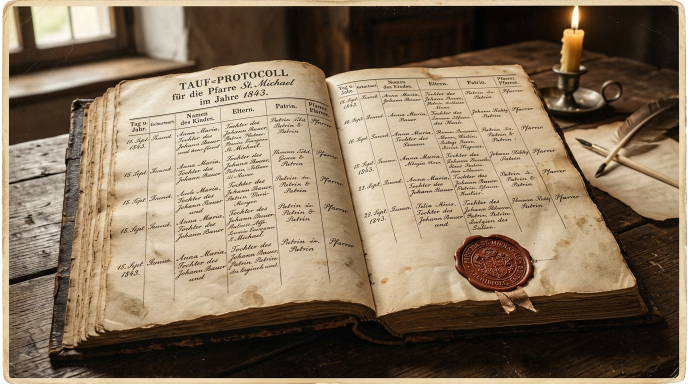
#> input picture assets/clean_replacements/scene_001_beat_03.jpg, 1376 x 768 px (shown at 1/2 size)
$ python -i styler.py   (imports and definitions only)
#> lines starting #> are read from the running program, lines starting #| are printed output that depends on the picture
#> further down, picture is the input picture: PIL image 1376x768 RGB; mean R, G, B 136, 117.9, 95.6
### src/config.py
import os
import shutil
from pathlib import Path
from dotenv import load_dotenv

# Load .env if present
ROOT_DIR = Path(__file__).resolve().parent.parent
load_dotenv(ROOT_DIR / ".env")

GEMINI_API_KEY = os.getenv("GEMINI_API_KEY", "")
EUROPEANA_API_KEY = os.getenv("EUROPEANA_API_KEY", "")
PEXELS_API_KEY = os.getenv("PEXELS_API_KEY", "")
PIXABAY_API_KEY = os.getenv("PIXABAY_API_KEY", "")

# Directory paths
TEMP_DIR = ROOT_DIR / "temp"
OUTPUT_DIR = ROOT_DIR / "output"
ASSETS_DIR = ROOT_DIR / "assets"
MUSIC_DIR = ASSETS_DIR / "music"

TEMP_DIR.mkdir(parents=True, exist_ok=True)
OUTPUT_DIR.mkdir(parents=True, exist_ok=True)
MUSIC_DIR.mkdir(parents=True, exist_ok=True)

# Detect FFmpeg binary
def get_ffmpeg_path():
    # 1. Environment variable
    if os.getenv("FFMPEG_PATH"):
        return os.getenv("FFMPEG_PATH")
    # 2. PATH
    path_which = shutil.which("ffmpeg")
    if path_which:
        return path_which
    # 3. Known Windows path fallback
    win_custom = Path("C:/Users/matuc/AppData/Local/Programs/FFmpeg/ffmpeg-9.0.2-essentials_build/bin/ffmpeg.exe")
    if win_custom.exists():
        return str(win_custom)
    return "ffmpeg"

def get_ffprobe_path():
    if os.getenv("FFPROBE_PATH"):
        return os.getenv("FFPROBE_PATH")
    path_which = shutil.which("ffprobe")
    if path_which:
        return path_which
    win_custom = Path("C:/Users/matuc/AppData/Local/Programs/FFmpeg/ffmpeg-9.0.2-essentials_build/bin/ffprobe.exe")
    if win_custom.exists():
        return str(win_custom)
    return "ffprobe"

FFMPEG_BIN = get_ffmpeg_path()
FFPROBE_BIN = get_ffprobe_path()

# Video output settings
VIDEO_WIDTH = 1920
VIDEO_HEIGHT = 1080
VIDEO_FPS = 30
DEFAULT_VOICE = "en-US-ChristopherNeural"  # Authoritative, calm documentary voice

# ElevenLabs Production Voice Config
ELEVENLABS_API_KEY = os.getenv("ELEVENLABS_API_KEY", "")
ELEVENLABS_VOICE_ID = os.getenv("ELEVENLABS_VOICE_ID", "JBFqnCBsd6RMkjVDRZzb")  # George (British BBC documentary narrator)
ELEVENLABS_MODEL_ID = os.getenv("ELEVENLABS_MODEL_ID", "eleven_turbo_v2_5")     # 0.5x credit cost (cheapest high-quality)
USE_ELEVENLABS = bool(ELEVENLABS_API_KEY)

### src/styler.py
import math
import logging
from pathlib import Path
from typing import Tuple, Optional, Dict
from PIL import Image, ImageDraw, ImageFont, ImageFilter, ImageOps
from src.config import VIDEO_WIDTH, VIDEO_HEIGHT

logger = logging.getLogger("Styler")

# [21 lines left out: function fit_to_16_9, not called in this run]

def apply_cinematic_vignette(img: Image.Image) -> Image.Image:
    """Adds a smooth dark radial vignette around the edges."""
    w, h = img.size
#> w = 1376; h = 768
    vignette = Image.new("RGBA", (w, h), (0, 0, 0, 0))
#> vignette: PIL image 1376x768 RGBA; every value is 0
    vdraw = ImageDraw.Draw(vignette)
    max_radius = math.hypot(w / 2, h / 2)
#> max_radius = 787.9
    for r in range(int(max_radius * 0.40), int(max_radius), 8):
        dist = max(0.0, (r - max_radius * 0.40) / (max_radius * 0.60))
        alpha = int((dist ** 1.9) * 200)
        vdraw.ellipse([w/2 - r, h/2 - r, w/2 + r, h/2 + r], outline=(0, 0, 0, min(240, alpha)), width=10)
    vignette = vignette.filter(ImageFilter.GaussianBlur(22))
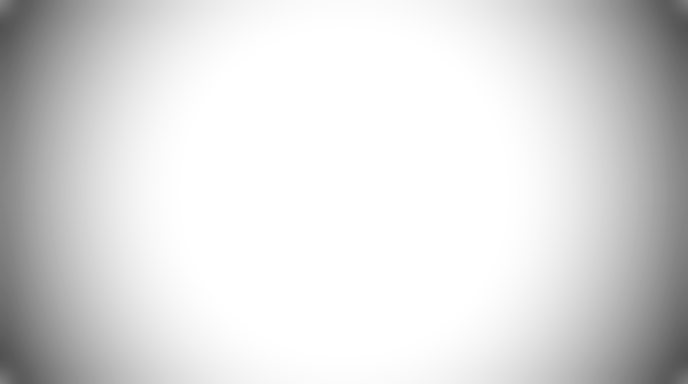
#> vignette: PIL image 1376x768 RGBA (shown at 1/2 size); mean R, G, B, A 0, 0, 0, 35.3; transparent parts drawn white
    return Image.alpha_composite(img.convert("RGBA"), vignette).convert("RGB")
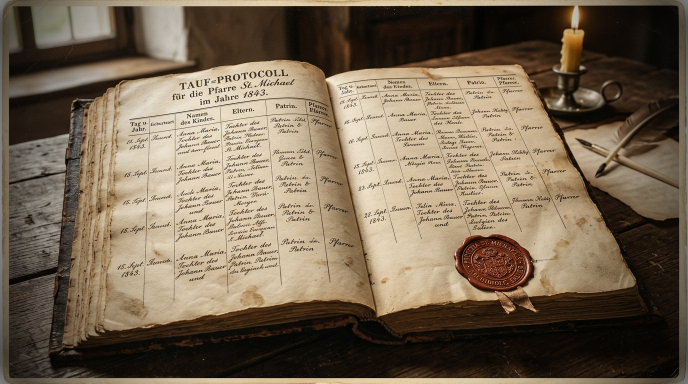
#> returned value: PIL image 1376x768 RGB (shown at 1/2 size); mean R, G, B 119.4, 103.5, 83.9

# [103 lines left out: functions prepare_cinematic_background, create_title_overlay_layer, render_after_the_crown_frame, not called in this run]

>>> from PIL import Image
>>> picture = Image.open('../assets/clean_replacements/scene_001_beat_03.jpg')
>>> result = apply_cinematic_vignette(picture)

$ run again, on assets/clean_replacements/scene_003_beat_01.jpg
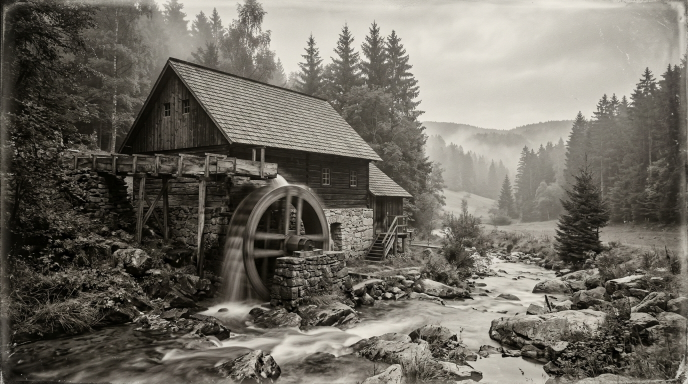
#> input picture assets/clean_replacements/scene_003_beat_01.jpg, 1376 x 768 px (shown at 1/2 size)
#> picture is the input picture: PIL image 1376x768 RGB; mean R, G, B 112, 107.7, 99
#> in apply_cinematic_vignette, `return Image.alpha_composite(img.convert("RGBA"), vignette).convert("R..`:
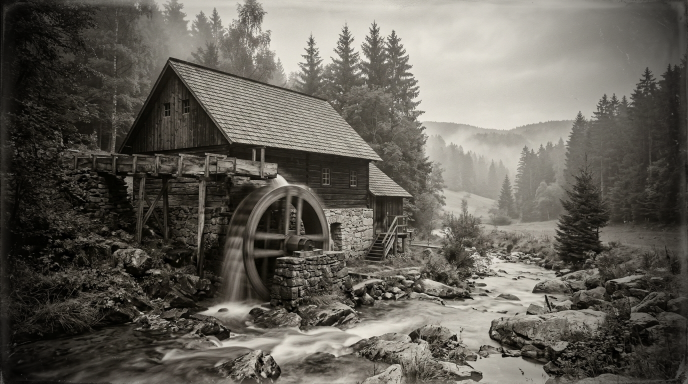
#> returned value: PIL image 1376x768 RGB (shown at 1/2 size); mean R, G, B 99.4, 95.7, 88.1

$ run again, on assets/clean_replacements/scene_005_beat_01.jpg
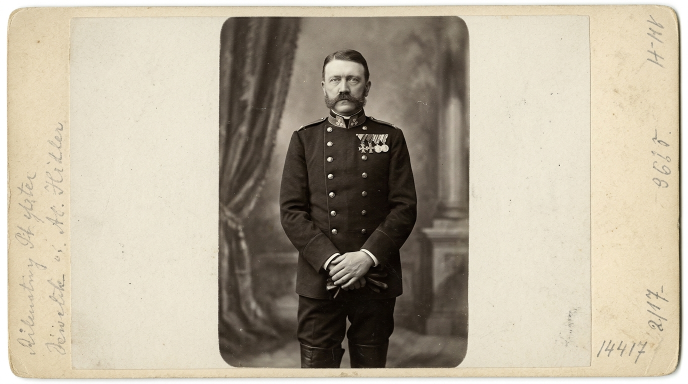
#> input picture assets/clean_replacements/scene_005_beat_01.jpg, 1376 x 768 px (shown at 1/2 size)
#> picture is the input picture: PIL image 1376x768 RGB; mean R, G, B 183.1, 173.8, 155.8
#> in apply_cinematic_vignette, `return Image.alpha_composite(img.convert("RGBA"), vignette).convert("R..`:
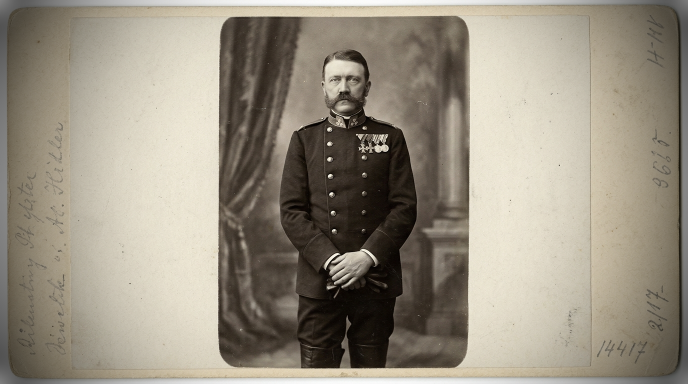
#> returned value: PIL image 1376x768 RGB (shown at 1/2 size); mean R, G, B 151.6, 143.9, 129.2

$ run again, on assets/clean_replacements/scene_005_beat_03.jpg
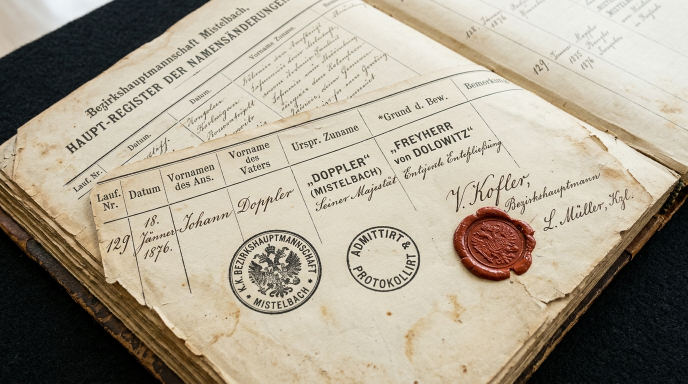
#> input picture assets/clean_replacements/scene_005_beat_03.jpg, 1376 x 768 px (shown at 1/2 size)
#> picture is the input picture: PIL image 1376x768 RGB; mean R, G, B 170.5, 161.6, 144.8
#> in apply_cinematic_vignette, `return Image.alpha_composite(img.convert("RGBA"), vignette).convert("R..`:
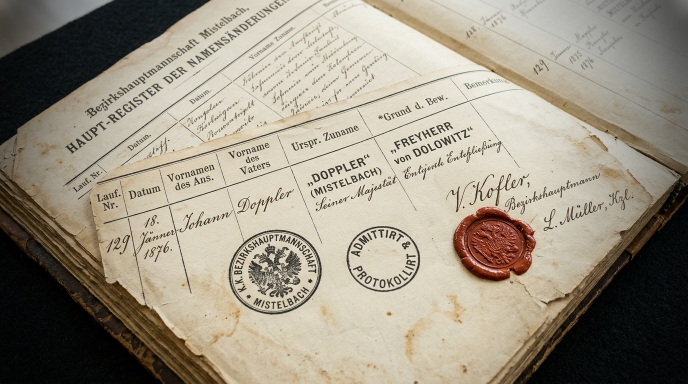
#> returned value: PIL image 1376x768 RGB (shown at 1/2 size); mean R, G, B 154.7, 146.4, 131
